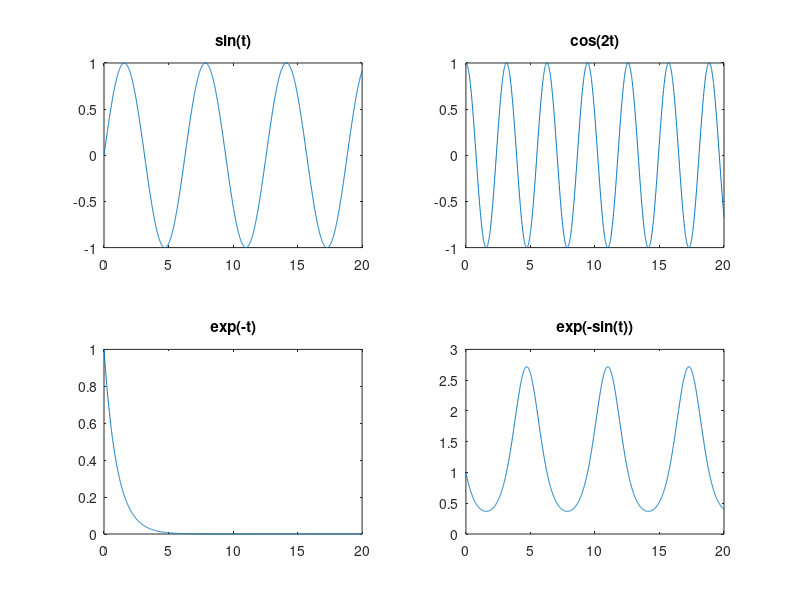

Write MATLAB code to recreate this figure.
t = 0:0.01:20;
y = sin(t);
subplot(2, 2, 1); % row col (2 by 2 grids, the first one)
plot(t,y);
title('sin(t)');


z = cos(2*t);
subplot(2,2,2);
plot(t,z);
title('cos(2t)');


x = exp(-t);
subplot(2,2,3);
plot(t,x);
title('exp(-t)');


w = exp(-sin(t));
subplot(2,2,4);
plot(t,w);
title('exp(-sin(t))');





